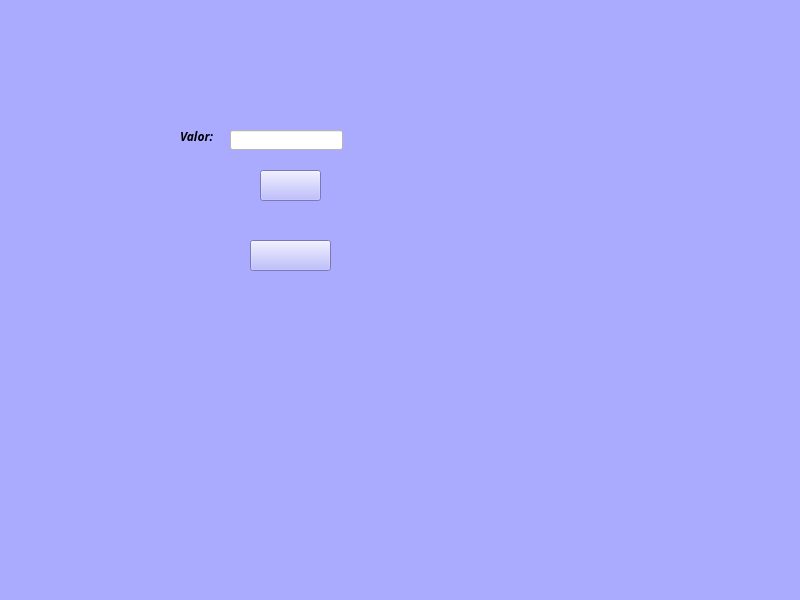
<?xml version="1.0" encoding="UTF-8"?>
<ui version="4.0">
 <class>MainWindow</class>
 <widget class="QMainWindow" name="MainWindow">
  <property name="geometry">
   <rect>
    <x>0</x>
    <y>0</y>
    <width>800</width>
    <height>600</height>
   </rect>
  </property>
  <property name="windowTitle">
   <string>MainWindow</string>
  </property>
  <property name="styleSheet">
   <string notr="true">background-color: rgb(170, 170, 255);</string>
  </property>
  <widget class="QWidget" name="centralwidget">
   <widget class="QPushButton" name="pushButton">
    <property name="geometry">
     <rect>
      <x>250</x>
      <y>240</y>
      <width>81</width>
      <height>31</height>
     </rect>
    </property>
    <property name="styleSheet">
     <string notr="true">image: url(:/newPrefix/voltar.png);</string>
    </property>
    <property name="text">
     <string/>
    </property>
   </widget>
   <widget class="QLabel" name="label">
    <property name="geometry">
     <rect>
      <x>230</x>
      <y>40</y>
      <width>131</width>
      <height>41</height>
     </rect>
    </property>
    <property name="styleSheet">
     <string notr="true">image: url(:/newPrefix/saque.png);</string>
    </property>
    <property name="text">
     <string/>
    </property>
   </widget>
   <widget class="QPushButton" name="pushButton_2">
    <property name="geometry">
     <rect>
      <x>260</x>
      <y>170</y>
      <width>61</width>
      <height>31</height>
     </rect>
    </property>
    <property name="styleSheet">
     <string notr="true">image: url(:/newPrefix/seta.png);

</string>
    </property>
    <property name="text">
     <string/>
    </property>
   </widget>
   <widget class="QLineEdit" name="lineEdit">
    <property name="geometry">
     <rect>
      <x>230</x>
      <y>130</y>
      <width>113</width>
      <height>20</height>
     </rect>
    </property>
    <property name="styleSheet">
     <string notr="true">background-color: rgb(255, 255, 255);</string>
    </property>
   </widget>
   <widget class="QLabel" name="label_2">
    <property name="geometry">
     <rect>
      <x>180</x>
      <y>130</y>
      <width>47</width>
      <height>13</height>
     </rect>
    </property>
    <property name="font">
     <font>
      <family>Candara</family>
      <weight>75</weight>
      <italic>true</italic>
      <bold>true</bold>
     </font>
    </property>
    <property name="focusPolicy">
     <enum>Qt::NoFocus</enum>
    </property>
    <property name="text">
     <string>Valor:</string>
    </property>
   </widget>
  </widget>
  <widget class="QMenuBar" name="menubar">
   <property name="geometry">
    <rect>
     <x>0</x>
     <y>0</y>
     <width>800</width>
     <height>21</height>
    </rect>
   </property>
  </widget>
  <widget class="QStatusBar" name="statusbar"/>
 </widget>
 <resources>
  <include location="op_sacar.qrc"/>
 </resources>
 <connections/>
</ui>
